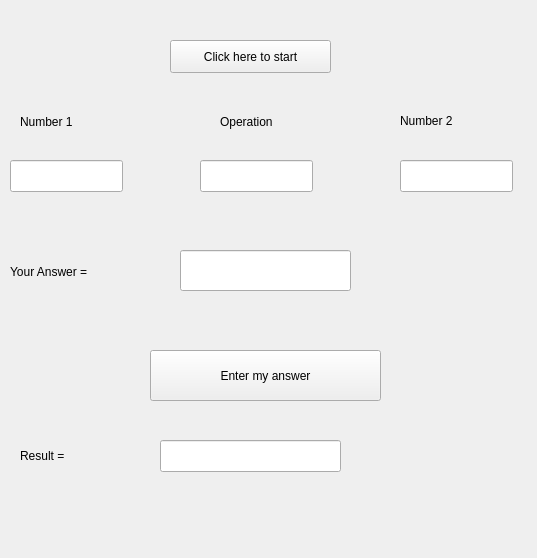
<?xml version="1.0" encoding="UTF-8"?>
<ui version="4.0">
 <class>MainWindow</class>
 <widget class="QMainWindow" name="MainWindow">
  <property name="geometry">
   <rect>
    <x>0</x>
    <y>0</y>
    <width>537</width>
    <height>558</height>
   </rect>
  </property>
  <property name="windowTitle">
   <string>MainWindow</string>
  </property>
  <widget class="QWidget" name="centralwidget">
   <widget class="QPushButton" name="pushButton">
    <property name="geometry">
     <rect>
      <x>150</x>
      <y>350</y>
      <width>231</width>
      <height>51</height>
     </rect>
    </property>
    <property name="text">
     <string>Enter my answer</string>
    </property>
   </widget>
   <widget class="QLabel" name="label">
    <property name="geometry">
     <rect>
      <x>10</x>
      <y>260</y>
      <width>141</width>
      <height>24</height>
     </rect>
    </property>
    <property name="text">
     <string>Your Answer =</string>
    </property>
   </widget>
   <widget class="QLineEdit" name="userAnswer">
    <property name="geometry">
     <rect>
      <x>180</x>
      <y>250</y>
      <width>171</width>
      <height>41</height>
     </rect>
    </property>
   </widget>
   <widget class="QLabel" name="label_2">
    <property name="geometry">
     <rect>
      <x>20</x>
      <y>110</y>
      <width>101</width>
      <height>24</height>
     </rect>
    </property>
    <property name="text">
     <string>Number 1</string>
    </property>
   </widget>
   <widget class="QLabel" name="label_3">
    <property name="geometry">
     <rect>
      <x>400</x>
      <y>110</y>
      <width>111</width>
      <height>21</height>
     </rect>
    </property>
    <property name="text">
     <string>Number 2</string>
    </property>
   </widget>
   <widget class="QLineEdit" name="numBox2">
    <property name="geometry">
     <rect>
      <x>400</x>
      <y>160</y>
      <width>113</width>
      <height>32</height>
     </rect>
    </property>
    <property name="readOnly">
     <bool>true</bool>
    </property>
   </widget>
   <widget class="QLineEdit" name="CorrectResult">
    <property name="geometry">
     <rect>
      <x>160</x>
      <y>440</y>
      <width>181</width>
      <height>32</height>
     </rect>
    </property>
    <property name="readOnly">
     <bool>true</bool>
    </property>
   </widget>
   <widget class="QLineEdit" name="operation">
    <property name="geometry">
     <rect>
      <x>200</x>
      <y>160</y>
      <width>113</width>
      <height>32</height>
     </rect>
    </property>
    <property name="readOnly">
     <bool>true</bool>
    </property>
   </widget>
   <widget class="QLabel" name="label_4">
    <property name="geometry">
     <rect>
      <x>20</x>
      <y>440</y>
      <width>101</width>
      <height>31</height>
     </rect>
    </property>
    <property name="text">
     <string>Result = </string>
    </property>
   </widget>
   <widget class="QLineEdit" name="numBox1">
    <property name="geometry">
     <rect>
      <x>10</x>
      <y>160</y>
      <width>113</width>
      <height>32</height>
     </rect>
    </property>
    <property name="readOnly">
     <bool>true</bool>
    </property>
   </widget>
   <widget class="QLabel" name="label_5">
    <property name="geometry">
     <rect>
      <x>220</x>
      <y>110</y>
      <width>101</width>
      <height>24</height>
     </rect>
    </property>
    <property name="text">
     <string>Operation</string>
    </property>
   </widget>
   <widget class="QPushButton" name="start">
    <property name="geometry">
     <rect>
      <x>170</x>
      <y>40</y>
      <width>161</width>
      <height>33</height>
     </rect>
    </property>
    <property name="text">
     <string>Click here to start</string>
    </property>
   </widget>
   <zorder>pushButton</zorder>
   <zorder>userAnswer</zorder>
   <zorder>label</zorder>
   <zorder>label_2</zorder>
   <zorder>label_3</zorder>
   <zorder>numBox2</zorder>
   <zorder>CorrectResult</zorder>
   <zorder>operation</zorder>
   <zorder>label_4</zorder>
   <zorder>numBox1</zorder>
   <zorder>label_5</zorder>
   <zorder>start</zorder>
  </widget>
 </widget>
 <resources/>
 <connections/>
</ui>
